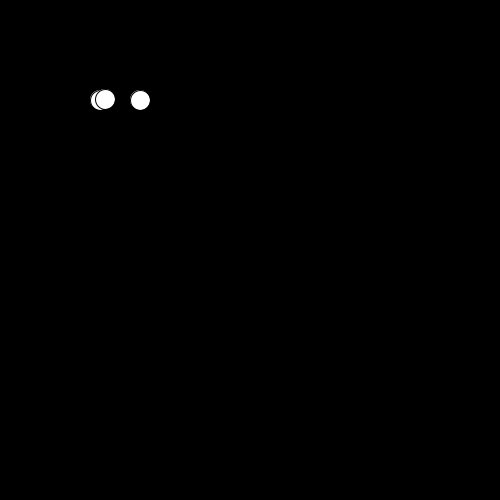
Frame 1 (no input)
Frame 60 (the mouse pressed at the canvas centre just before this capture): identical to frame 1, image omitted
Frame 120 (the mouse held since frame 60 and released just before this capture): identical to frame 1, image omitted

The Processing sketch that drew this single still picture (run headless with seeded random() and noise(); from frame 60 on, the mouse is pressed at the canvas centre):

// Processing sketch: click_and_disappear_game
// ── click_and_disappear_game.pde
float []x = {100, 105, 140}; 
float []y = {100, 99, 100};
float []xDelta;
float []yDelta;
int number=50;
void setup(){
   size(500, 500);
   frameRate(60);
}


void draw(){
  background(0);
  for(int i=0; i<3; i++){
    ellipse(x[i], y[i], 20, 20);
  }
}
void mousePressed(){
  for(int i=0; i<3; i++){
    float dist = sqrt((x[i]-mouseX)*(x[i]-mouseX) + (y[i]-mouseY)*(y[i]-mouseY));
    if (dist<10){
      x[i] = -100;
      y[i] = -100;
    }
  }
}
